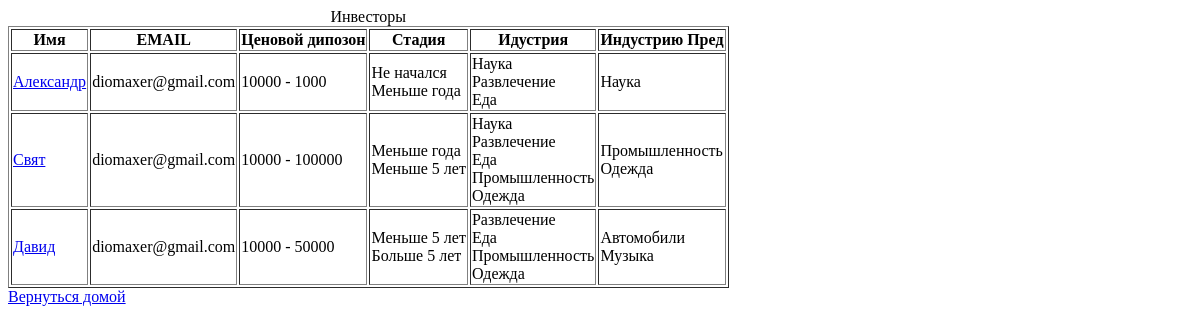
Page /all_investors/ on the earlier database version.
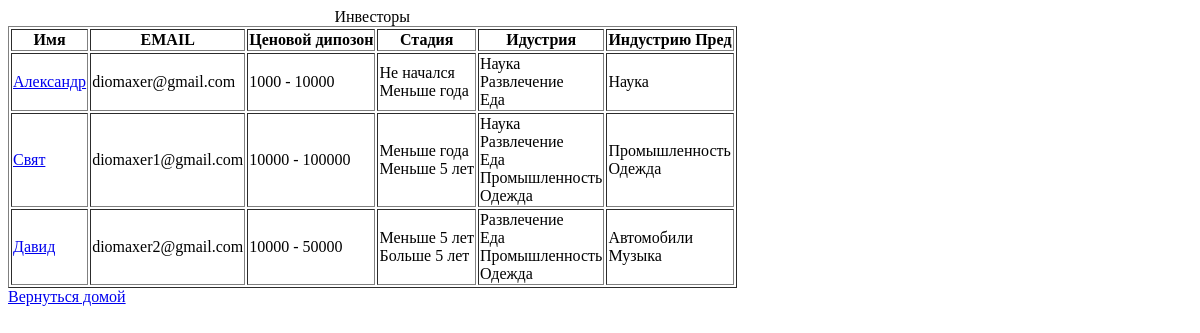
Same page on the later database version.
### matching/models.py (models this page shows, shortened)
class Investor(models.Model):
    name = models.CharField(max_length=255)
    email = models.EmailField(max_length=255, unique=True)
    low_price = models.IntegerField(blank=True, null=True)
    high_price = models.IntegerField(blank=True, null=True)
    stage = models.ManyToManyField(StartDate)
    industry_prefer = models.ManyToManyField(Industry, related_name='prefer')
    industry = models.ManyToManyField(Industry, related_name='all_industry')
    def get_url(self):
        return f'/all_investors/{self.id}/'
    class Meta:
        verbose_name = 'Инвестор'
        verbose_name_plural = 'Инвесторы'

### matching/views.py (the view)
# urls.py: path('all_investors/', all_investors_list, name='all_investors'),
def all_investors_list(request):
    obj = Investor.objects.all()
    context = {
        'obj': obj,
    }
    return render(request, 'investor/all_investors.html', context)

### templates/investor/all_investors.html (shortened to what this page needs)
<!DOCTYPE html>
<html lang="en">
<head>
</head>
<body>
<table border="1">
   <caption>Инвесторы</caption>
   <tr>
    <th>Имя</th>
    <th>EMAIL</th>
    <th>Ценовой дипозон</th>
    <th>Стадия</th>
    <th>Идустрия</th>
    <th>Индустрию Пред</th>
   </tr>
{% block content %}
    {% for object in obj %}
    <tr><td><a href="{{ object.get_url }}">{{ object.name }}</a></td><td>{{ object.email }}</td><td>{{ object.low_price }} - {{ object.high_price }}</td>
        <td>{% for stage in object.stage.all %}
            {{ stage.name }}<br>
            {% endfor %}</td>
        <td>{% for industry in object.industry.all %}
            {{ industry.name }}<br>
            {% endfor %}</td>
        <td>{% for industry_prefer in object.industry_prefer.all %}
            {{ industry_prefer.name }}<br>
            {% endfor %}</td></tr>
    {% endfor %}
{% endblock %}
</table>
<a class="link" href="{% url 'start_page' %}">Вернуться домой</a>
</body>
</html>

Differences in the rows shown:
changed Investor "Александр": low_price "10000" → "1000"; high_price "1000" → "10000"
changed Investor "Свят": email "diomaxer@gmail.com" → "diomaxer1@gmail.com"
changed Investor "Давид": email "diomaxer@gmail.com" → "diomaxer2@gmail.com"
